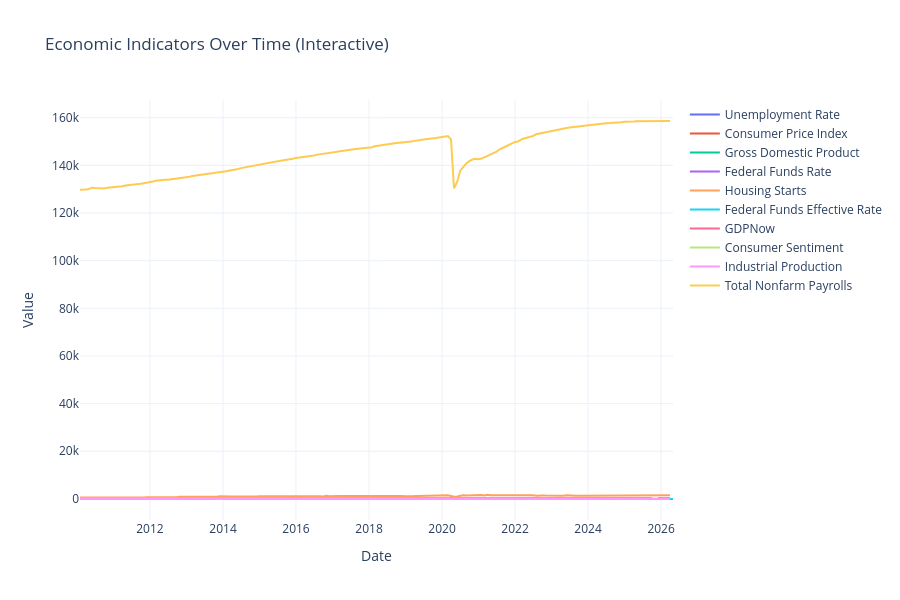

Here is the notebook cell this chart was saved with:
### Code cell
# Interactive version with Plotly
def plot_interactive_indicators(df):
    """
    Create interactive Plotly visualization
    """
    fig = go.Figure()
    
    for col in df.columns:
        fig.add_trace(go.Scatter(
            x=df.index,
            y=df[col],
            name=col,
            mode='lines',
            line=dict(width=2)
        ))
    
    fig.update_layout(
        title='Economic Indicators Over Time (Interactive)',
        xaxis_title='Date',
        yaxis_title='Value',
        hovermode='x unified',
        height=600,
        template='plotly_white'
    )
    
    fig.show()

plot_interactive_indicators(economic_data)

### Figure 1 — Plotly figure (JSON) as saved in the notebook; plotly's stock layout.template omitted (floating-point values rounded to 4 significant figures; data arrays with more than 128 entries replaced by an {"elided": "..."} marker saying what was removed)
{"data": [{"line": {"width": 2}, "mode": "lines", "name": "Unemployment Rate", "type": "scatter", "x": {"elided": "196 str values"}, "y": {"elided": "196 float values"}}, {"line": {"width": 2}, "mode": "lines", "name": "Consumer Price Index", "type": "scatter", "x": {"elided": "196 str values"}, "y": {"elided": "196 float values"}}, {"line": {"width": 2}, "mode": "lines", "name": "Gross Domestic Product", "type": "scatter", "x": {"elided": "196 str values"}, "y": {"elided": "196 float values"}}, {"line": {"width": 2}, "mode": "lines", "name": "Federal Funds Rate", "type": "scatter", "x": {"elided": "196 str values"}, "y": {"elided": "196 float values"}}, {"line": {"width": 2}, "mode": "lines", "name": "Housing Starts", "type": "scatter", "x": {"elided": "196 str values"}, "y": {"elided": "196 float values"}}, {"line": {"width": 2}, "mode": "lines", "name": "Federal Funds Effective Rate", "type": "scatter", "x": {"elided": "196 str values"}, "y": {"elided": "196 float values"}}, {"line": {"width": 2}, "mode": "lines", "name": "GDPNow", "type": "scatter", "x": {"elided": "196 str values"}, "y": {"elided": "196 float values"}}, {"line": {"width": 2}, "mode": "lines", "name": "Consumer Sentiment", "type": "scatter", "x": {"elided": "196 str values"}, "y": {"elided": "196 float values"}}, {"line": {"width": 2}, "mode": "lines", "name": "Industrial Production", "type": "scatter", "x": {"elided": "196 str values"}, "y": {"elided": "196 float values"}}, {"line": {"width": 2}, "mode": "lines", "name": "Total Nonfarm Payrolls", "type": "scatter", "x": {"elided": "196 str values"}, "y": {"elided": "196 float values"}}], "layout": {"height": 600, "hovermode": "x unified", "title": {"text": "Economic Indicators Over Time (Interactive)"}, "xaxis": {"title": {"text": "Date"}}, "yaxis": {"title": {"text": "Value"}}}}
